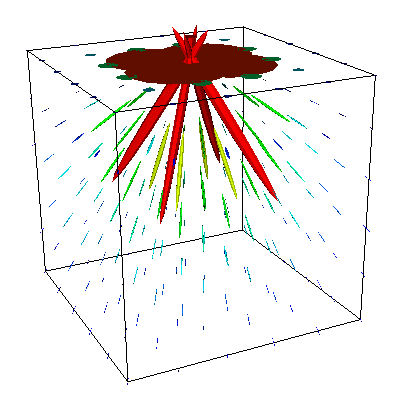

Source code (Python):
#!/usr/bin/env python

# Demonstrate vtkTensorGlyph by generating a point-load tensor field,
# creating tensor ellipsoids from a sphere source, and rendering them
# with an outline and a cone indicating the load application point.

# Factory overrides
import vtkmodules.vtkInteractionStyle  # noqa: F401
import vtkmodules.vtkRenderingFreeType  # noqa: F401
import vtkmodules.vtkRenderingOpenGL2  # noqa: F401

from vtkmodules.vtkFiltersCore import vtkPolyDataNormals, vtkTensorGlyph
from vtkmodules.vtkFiltersGeometry import vtkImageDataGeometryFilter
from vtkmodules.vtkFiltersModeling import vtkOutlineFilter
from vtkmodules.vtkFiltersSources import vtkConeSource, vtkSphereSource
from vtkmodules.vtkImagingHybrid import vtkPointLoad
from vtkmodules.vtkRenderingCore import (
    vtkActor,
    vtkCamera,
    vtkLogLookupTable,
    vtkPolyDataMapper,
    vtkRenderWindow,
    vtkRenderWindowInteractor,
    vtkRenderer,
)

# Generate tensor field from point load
pt_load = vtkPointLoad()
pt_load.SetLoadValue(100.0)
pt_load.SetSampleDimensions(6, 6, 6)
pt_load.ComputeEffectiveStressOn()
pt_load.SetModelBounds(-10, 10, -10, 10, -10, 10)

# Extract a plane of data for scalar range
plane = vtkImageDataGeometryFilter()
plane.SetInputConnection(pt_load.GetOutputPort())
plane.SetExtent(2, 2, 0, 99, 0, 99)
plane.Update()

# Generate tensor ellipsoids
sphere = vtkSphereSource()
sphere.SetThetaResolution(8)
sphere.SetPhiResolution(8)

ellipsoids = vtkTensorGlyph()
ellipsoids.SetInputConnection(pt_load.GetOutputPort())
ellipsoids.SetSourceConnection(sphere.GetOutputPort())
ellipsoids.SetScaleFactor(10)
ellipsoids.ClampScalingOn()

ellip_normals = vtkPolyDataNormals()
ellip_normals.SetInputConnection(ellipsoids.GetOutputPort())

# Log lookup table and mapper
lookup_table = vtkLogLookupTable()
lookup_table.SetHueRange(0.6667, 0.0)

ellip_mapper = vtkPolyDataMapper()
ellip_mapper.SetInputConnection(ellip_normals.GetOutputPort())
ellip_mapper.SetLookupTable(lookup_table)
ellip_mapper.SetScalarRange(plane.GetOutput().GetScalarRange())

ellip_actor = vtkActor()
ellip_actor.SetMapper(ellip_mapper)

# Outline
outline = vtkOutlineFilter()
outline.SetInputConnection(pt_load.GetOutputPort())

outline_mapper = vtkPolyDataMapper()
outline_mapper.SetInputConnection(outline.GetOutputPort())

outline_actor = vtkActor()
outline_actor.SetMapper(outline_mapper)
outline_actor.GetProperty().SetColor(0, 0, 0)

# Cone indicating point of load application
cone_src = vtkConeSource()
cone_src.SetRadius(0.5)
cone_src.SetHeight(2)

cone_mapper = vtkPolyDataMapper()
cone_mapper.SetInputConnection(cone_src.GetOutputPort())

cone_actor = vtkActor()
cone_actor.SetMapper(cone_mapper)
cone_actor.SetPosition(0, 0, 11)
cone_actor.RotateY(90)
cone_actor.GetProperty().SetColor(1, 0, 0)

# Renderer
renderer = vtkRenderer()
renderer.AddActor(ellip_actor)
renderer.AddActor(outline_actor)
renderer.AddActor(cone_actor)
renderer.SetBackground(1.0, 1.0, 1.0)

# Window
render_window = vtkRenderWindow()
render_window.SetMultiSamples(0)
render_window.AddRenderer(renderer)
render_window.SetSize(400, 400)
render_window.SetWindowName("ten ellip")

# Scene
camera = vtkCamera()
camera.SetFocalPoint(0.113766, -1.13665, -1.01919)
camera.SetPosition(-29.4886, -63.1488, 26.5807)
camera.SetViewAngle(24.4617)
camera.SetViewUp(0.17138, 0.331163, 0.927879)
camera.SetClippingRange(1, 100)
renderer.SetActiveCamera(camera)

# Interactor
interactor = vtkRenderWindowInteractor()
interactor.SetRenderWindow(render_window)

interactor.Initialize()
interactor.Start()
